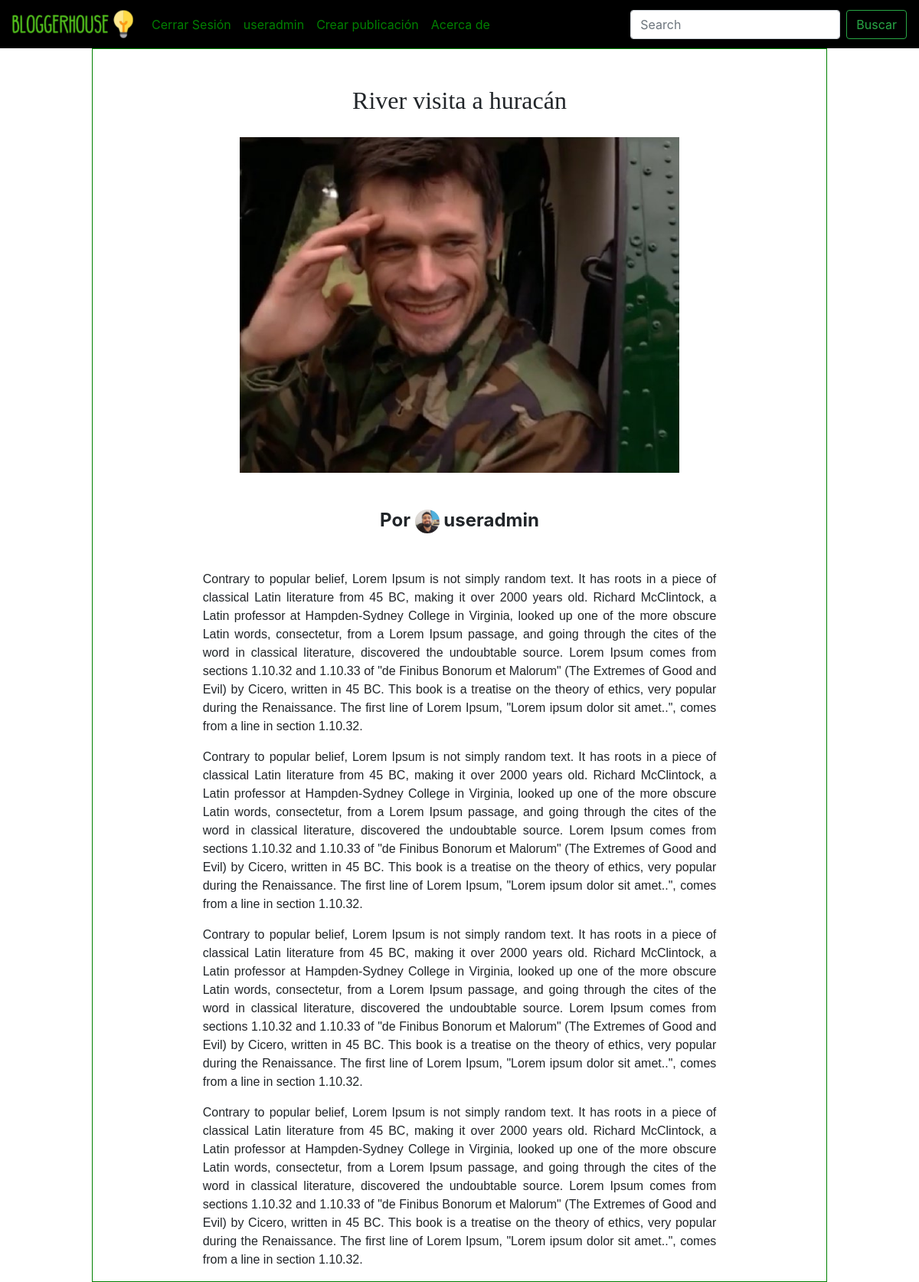
The app's page /posts/detail-post/15/ (signed in), older data.
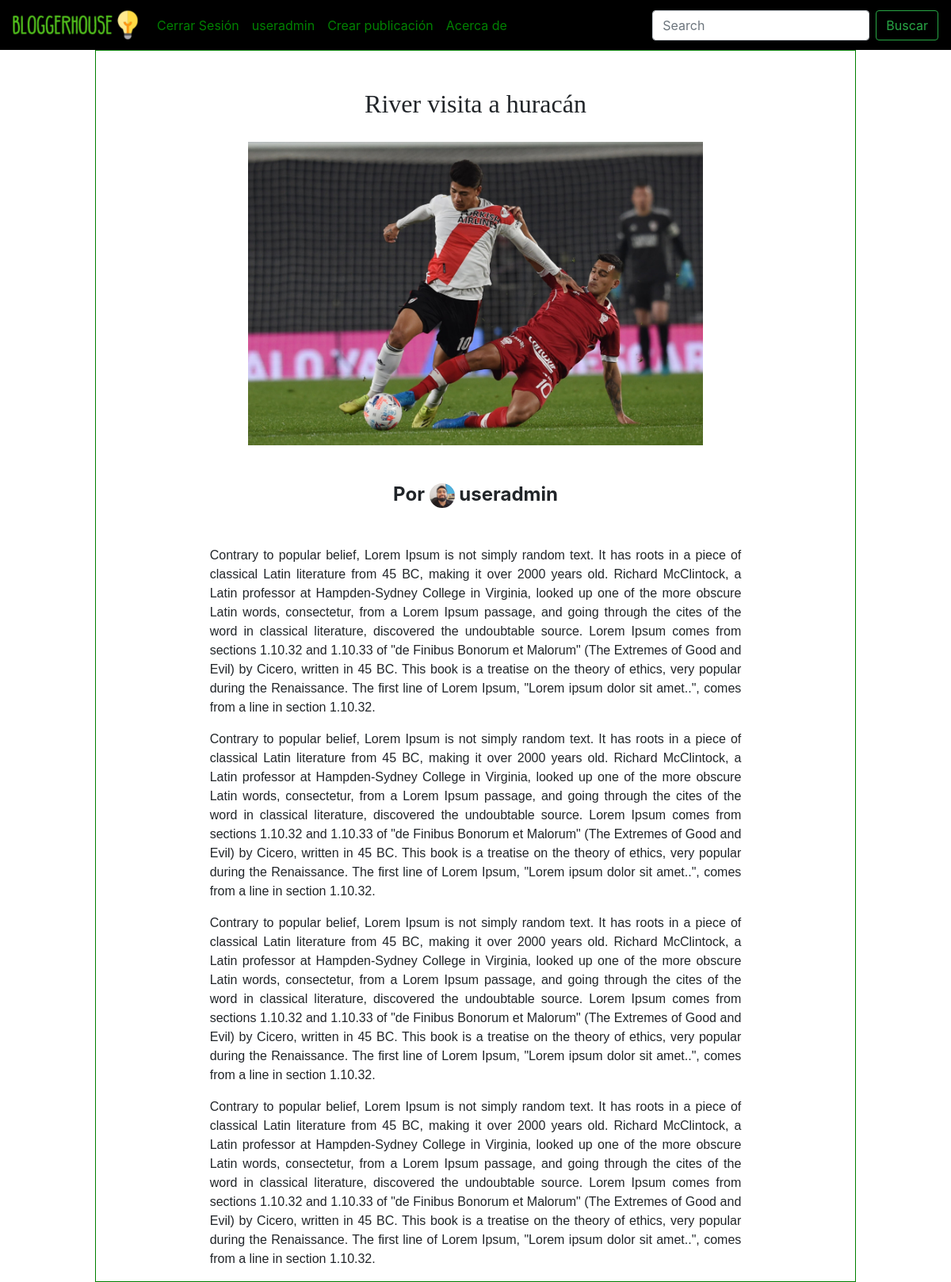
The same page, newer data.
### publicaciones/models.py (models this page shows)
class publicacion(models.Model):
    user = models.ForeignKey(User,on_delete=models.CASCADE)
    title = models.CharField(max_length=40,blank=False,null=False)
    content = models.TextField(null = False)
    category = models.ForeignKey(categoria,on_delete=models.RESTRICT)
    dt_creation = models.DateTimeField(default = timezone.now)
    dt_update = models.DateTimeField(default = timezone.now)
    main_image = models.ImageField(upload_to = 'post_image', default ='post_image/post-image-default-2.png', blank=True, null=True)
    is_active = models.BooleanField(default=True)
    class Meta:
        verbose_name = 'Publicación'
        verbose_name_plural = 'Publicaciones'

### publicaciones/views.py (the view)
# urls.py: path('detail-post/<int:pk>/', detail_publicaciones, name = 'detail_publicaciones'),
@login_required
def detail_publicaciones(request,pk):
    try:
        post = publicacion.objects.get(id=pk)
    except:
        post = None
    if post is None:
        context = {'error': '¡Publicación inexistente!'}
    else:
        context = {'publicacion': post}
        try:
            autor = Profile.objects.get(user= post.user)
        except:
            autor = None
        if autor is not None:
            aux = {'autor':autor}
            context.update(aux)
    return render(request,'publicaciones/detail_publicacion_template.html',context=context)

### templates/publicaciones/detail_publicacion_template.html (shortened to what this page needs)
{% extends 'base.html' %}
{% block contenido %}
    {% if publicacion %}
    <div class = "post-container">
        <h2 class="post-title">{{ publicacion.title}}</h2>
        <img class="img-content" src="{{publicacion.main_image.url}}" alt="" srcset="">
        <div class = "post-autor">
            <h4>Por {% if autor %} <img class="img-profile-post" src="{{autor.img_profile.url}}" alt="" srcset=""> {% endif %} {{publicacion.user}}</h4>
        </div>
        {{publicacion.content|safe}}
    </div>
    {% else %}
    <div style="width: 80%; margin-left: auto; margin-right: auto; border: 1px solid green"></div>
        <h3>{{ error }}</h3>
    </div>
    {% endif %}
{% endblock %}

Row changes from the older to the newer data that the page shows:
changed publicacion "River visita a huracán": main_image: a different picture
